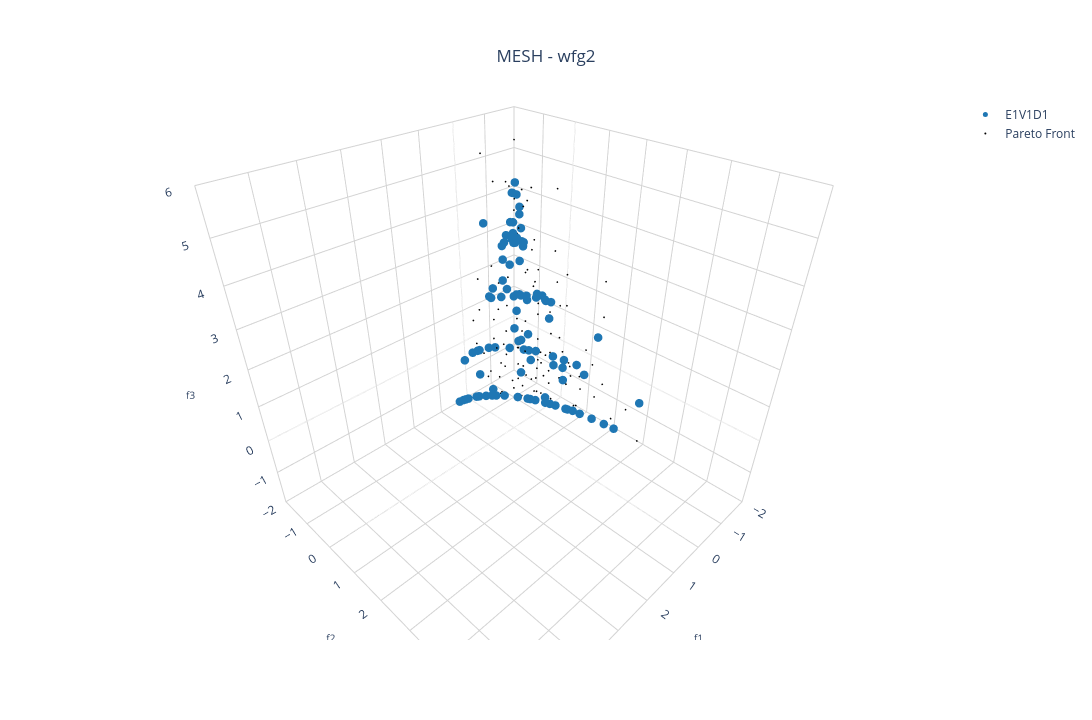

Here is the notebook cell this chart was saved with:
### Markdown cell above
## Benchmark 3D:

### Code cell
pareto_front = []
num_final_solutions = 200
position_dim = 10 # Number of variables
n_pareto_density = 50 # Number of Pareto points to be generated

experiment_name = "wfg2"

# Choosing the files
choose_global_best_attribution_type = [0] # [0, 1, 2, 3]
choose_dm_pool_type = [0] # [0, 1, 2]
choose_de_mutation_type = [0] # [0, 1, 2, 3, 4]

# Name of chosen files
file_names = [
        f"E{i+1}V{j+1}D{k+1}_{experiment_name}.pkl"
        for i in choose_global_best_attribution_type
        for j in choose_dm_pool_type
        for k in choose_de_mutation_type
    ]
num_dataset = len(file_names) # Number of dataset

##### Color setup #####
solid_colors = [mcolors.to_hex(cm.tab10(i)) for i in range(num_dataset + 1)] # List with solid colors
colorscales = pc.named_colorscales() # List of color scales
num_scales = len(colorscales)
#######################

##### Marker setup #####
marker_symbols = ['circle', 'circle-open', 'cross', 'diamond', 'diamond-open', 'square', 'square-open', 'x']
num_symbols = len(marker_symbols)
#######################

for i in range(num_dataset):
  with open("../result/" + file_names[i], "rb") as f:
    r = pickle.load(f)
    pareto_front.append(
      go.Scatter3d(x=r['combined'][1][:,0],
                   y=r['combined'][1][:,1],
                   z=r['combined'][1][:,2],
                   mode='markers', marker=dict(size=5, symbol=marker_symbols[i % num_symbols], color=solid_colors[i]), #r['combined'][1][:,1], colorscale=colorscales[(i+1) % num_scales]),
                   name=file_names[i][:6],
                   showlegend=True)
    )

# Creating a subplot
fig = go.Figure()

for i in range(num_dataset):
    fig.add_trace(pareto_front[i])

axis_range = [-2, 6]
# Setting layout
fig.update_layout(
    showlegend=True,
    scene=dict(
        camera=dict(
          eye=dict(x=1,y=1,z=1)
        ),
        xaxis=dict(
            title=dict(text='f1', font=dict(size=10)),
            backgroundcolor='white',  # X-axis background
            gridcolor='lightgray',    # Grid color on X axis 
            showbackground=True,       # Show background
            range=axis_range
        ),
        yaxis=dict(
            title=dict(text='f2', font=dict(size=10)),
            backgroundcolor='white',  # Y-axis background
            gridcolor='lightgray',    # Grid color on Y axis
            showbackground=True,       # Show background
            range=axis_range
        ),
        zaxis=dict(
            title=dict(text='f3', font=dict(size=10)),
            backgroundcolor='white',  # Z-axis background
            gridcolor='lightgray',    # Grid color on Z axis
            showbackground=True,       # Show background
            range=axis_range
        ),
        aspectmode='cube'
    ),
    title=dict(
        text='MESH - ' + experiment_name,
        x=0.5,  # Centering the title
        xanchor='center',
        yanchor='top'
    ),
    #margin=dict(l=0, r=0, b=0, t=0), # Rearrange the margin
    width=1520,   # Figure width (pixels)
    height=720,  # Figure height (pixels)
    paper_bgcolor="white",
    plot_bgcolor='white'
)

# Plotting the Pareto front
real_pareto_front = get_pareto(experiment_name, n_pareto_density, position_dim, 3)
fig.add_trace(
	go.Scatter3d(x=real_pareto_front[:,0],
		y=real_pareto_front[:,1],
		z=real_pareto_front[:,2],
		mode='markers', marker=dict(size=1, color='black'),
		name='Pareto Front',
		showlegend=True
		)
	)

# Showing the figure
fig.show()

### Figure 1 — Plotly figure (JSON) as saved in the notebook; plotly's stock layout.template omitted (floating-point values rounded to 4 significant figures; data arrays with more than 128 entries replaced by an {"elided": "..."} marker saying what was removed)
{"data": [{"marker": {"color": "#1f77b4", "size": 5, "symbol": "circle"}, "mode": "markers", "name": "E1V1D1", "showlegend": true, "type": "scatter3d", "x": [0.1328, 0.1437, 0.2531, 0.2691, 0.2239, 0.2292, 0.3683, 0.4151, 0.2373, 0.4046, 0.4307, 0.3319, 0.1993, 0.2477, 0.3115, 0.3971, 0.4272, 0.5039, 0.4435, 0.4572, 0.6612, 0.265, 0.3868, 0.6569, 0.6188, 0.6706, 0.8953, 0.2412, 0.2639, 0.2896, 0.303, 0.5034, 0.4674, 0.3753, 0.744, 0.924, 0.5216, 0.2625, 0.9607, 0.2532, 0.4912, 0.6825, 0.2257, 1.083, 0.7238, 0.3616, 0.1705, 0.7536, 0.6314, 0.6688, 0.4057, 1.467, 1.417, 0.7582, 0.2321, 0.2913, 0.3602, 0.5383, 0.5501, 1.016, 1.181, 1.52, 0.5427, 0.3355, 0.3363, 0.4446, 0.5265, 0.7317, 1.86, 0.2066, 0.4532, 0.908, 1.541, 1.32, 0.6272, 0.383, 0.2121, 0.2661, 0.3287, 0.3464, 0.4441, 0.4805, 0.5012, 0.5302, 0.6141, 0.6634, 0.7265, 0.7407, 0.9104, 1.058, 1.315, 1.368, 1.511, 1.57, 1.584, 1.615, 1.862, 1.916, 1.919, 2.01], "y": [0.1556, 0.2168, 0.2005, 0.1985, 0.3893, 0.3922, 0.3337, 0.2933, 0.4528, 0.3696, 0.173, 0.4167, 0.5028, 0.4933, 0.4228, 0.406, 0.3496, 0.1801, 0.4773, 0.4381, 0.2737, 0.5486, 0.5636, 0.2925, 0.4784, 0.299, 0.2002, 0.9891, 1.268, 1.008, 0.7136, 0.5827, 0.6897, 0.8024, 0.3202, 0.1671, 0.5128, 1.284, 0.1443, 1.437, 0.6652, 0.449, 1.135, 0.1432, 0.8047, 1.494, 2.772, 0.7658, 0.8682, 0.8202, 1.143, 0.2407, 0.2508, 0.6091, 2.276, 1.938, 1.653, 1.035, 0.8821, 0.369, 0.3256, 0.1182, 1.008, 2.596, 2.592, 2.036, 1.824, 1.288, 0.2202, 4.047, 2.07, 1.142, 0.3847, 0.5964, 1.687, 2.367, 3.47, 3.222, 2.906, 2.557, 2.256, 2.222, 1.919, 1.767, 1.687, 1.401, 1.289, 1.214, 1.04, 0.7246, 0.6957, 0.6064, 0.543, 0.3542, 0.3409, 0.3053, 0.2824, 0.237, 0.155, 0.1245], "z": [5.145, 4.895, 4.956, 4.962, 4.683, 4.515, 4.351, 4.357, 4.21, 4.117, 4.016, 4.0, 3.877, 3.912, 3.936, 3.985, 3.978, 3.863, 3.936, 3.926, 3.861, 3.814, 3.501, 3.534, 3.459, 3.015, 2.856, 2.765, 2.726, 2.698, 2.633, 2.694, 2.696, 2.587, 2.62, 2.607, 2.627, 2.706, 2.648, 2.73, 2.726, 2.852, 2.771, 4.482, 2.44, 2.371, 2.344, 1.962, 1.629, 1.596, 1.335, 1.417, 1.416, 1.341, 1.398, 1.4, 1.401, 1.368, 1.325, 1.365, 1.409, 1.33, 1.813, 1.333, 1.331, 1.307, 1.317, 1.303, 1.323, 1.246, 0.9751, 0.9597, 0.8371, 0.3857, 0.347, 0.1805, 0.1803, 0.2048, 0.218, 0.1755, 0.1938, 0.2147, 0.1585, 0.1403, 0.1787, 0.1271, 0.133, 0.1169, 0.1612, 0.1176, 0.2411, 0.2229, 0.2554, 0.1699, 0.1672, 0.156, 0.2184, 0.1972, 0.1322, 0.1185]}, {"marker": {"color": "black", "size": 1}, "mode": "markers", "name": "Pareto Front", "showlegend": true, "type": "scatter3d", "x": {"elided": "136 float values"}, "y": {"elided": "136 float values"}, "z": {"elided": "136 float values"}}], "layout": {"height": 720, "paper_bgcolor": "white", "plot_bgcolor": "white", "scene": {"aspectmode": "cube", "camera": {"eye": {"x": 1, "y": 1, "z": 1}}, "xaxis": {"backgroundcolor": "white", "gridcolor": "lightgray", "range": [-2, 6], "showbackground": true, "title": {"font": {"size": 10}, "text": "f1"}}, "yaxis": {"backgroundcolor": "white", "gridcolor": "lightgray", "range": [-2, 6], "showbackground": true, "title": {"font": {"size": 10}, "text": "f2"}}, "zaxis": {"backgroundcolor": "white", "gridcolor": "lightgray", "range": [-2, 6], "showbackground": true, "title": {"font": {"size": 10}, "text": "f3"}}}, "showlegend": true, "title": {"text": "MESH - wfg2", "x": 0.5, "xanchor": "center", "yanchor": "top"}, "width": 1520}}
